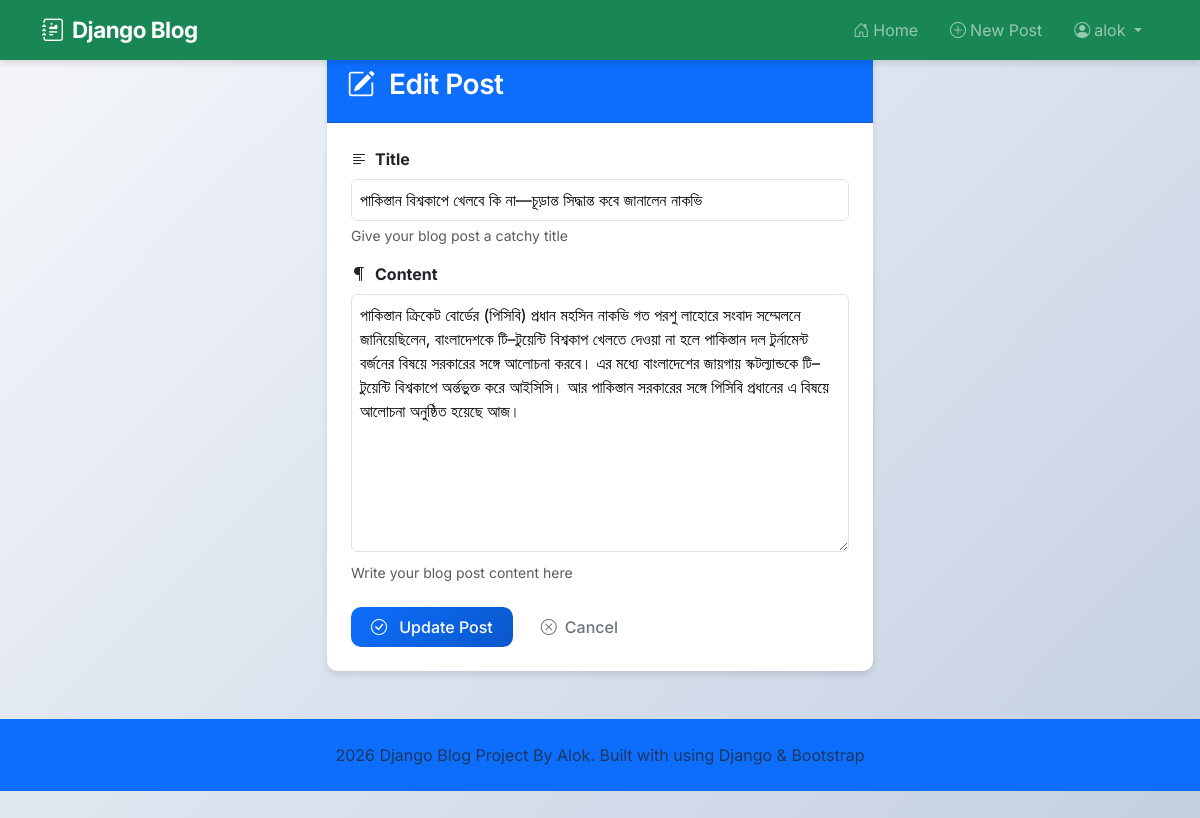
Page /post/6/update/ (signed in) on the committed database.
### blog/models.py (models this page shows, shortened)
class Post(models.Model):
    title = models.CharField(max_length=200)
    content = models.TextField()
    author = models.ForeignKey(User, on_delete=models.CASCADE)
    created_date = models.DateTimeField(auto_now_add=True)
    updated_date = models.DateTimeField(auto_now=True)

### blog/views.py (the view)
# urls.py: path('post/<int:pk>/update/', PostUpdateView.as_view(), name='post_update'),
class PostUpdateView(LoginRequiredMixin, UserPassesTestMixin, UpdateView):
    model = Post
    fields = ['title', 'content']
    def test_func(self):
        return self.request.user == self.get_object().author

### blog/templates/blog/post_form.html (shortened to what this page needs)
{% extends 'blog/base.html' %}
{% block content %}
<div class="row">
    <div class="col-lg-6 mx-auto">
        <div class="card shadow-sm">
            <div class="card-header bg-primary text-white">
                <h3 class="mb-0">
                    <i class="bi bi-{% if object %}pencil-square{% else %}plus-circle{% endif %} me-2"></i>
                    {% if object %}Edit Post{% else %}Create New Post{% endif %}
                </h3>
            </div>
            <div class="card-body p-4">
                <form method="post">
                    <div class="mb-3">
                        <label for="{{ form.title.id_for_label }}" class="form-label fw-bold">
                            <i class="bi bi-text-left me-2"></i>Title
                        </label>
                        {{ form.title }}
                        <div class="form-text">Give your blog post a catchy title</div>
                    </div>
                    <div class="mb-4">
                        <label for="{{ form.content.id_for_label }}" class="form-label fw-bold">
                            <i class="bi bi-paragraph me-2"></i>Content
                        </label>
                        {{ form.content }}
                        <div class="form-text">Write your blog post content here</div>
                    </div>
                    <div class="d-flex gap-2">
                        <button type="submit" class="btn btn-primary">
                            <i class="bi bi-check-circle me-2"></i>
                            {% if object %}Update Post{% else %}Create Post{% endif %}
                        </button>
                        <a href="{% url 'home' %}" class="btn btn-outline-secondary">
                            <i class="bi bi-x-circle me-2"></i>Cancel
                        </a>
                    </div>
                </form>
            </div>
        </div>
    </div>
</div>
{% endblock %}

### blog/templates/blog/base.html (shortened to what this page needs)
<!DOCTYPE html>
<html lang="en">
<head>
    <link href="https://cdn.jsdelivr.net/npm/bootstrap@5.3.0/dist/css/bootstrap.min.css" rel="stylesheet">
    <link rel="stylesheet" href="https://cdn.jsdelivr.net/npm/bootstrap-icons@1.10.0/font/bootstrap-icons.css">
    {% load static %}
    <link rel="stylesheet" href="{% static 'blog/css/style.css' %}">
</head>
<body>
    <nav class="navbar navbar-expand-lg navbar-dark bg-success shadow-sm fixed-top">
        <div class="container">
            <a class="navbar-brand fw-bold" href="{% url 'home' %}">
                <i class="bi bi-journal-richtext me-2"></i>Django Blog
            </a>
           <div class="collapse navbar-collapse" id="navbarNav">
                <ul class="navbar-nav ms-auto">
                    <li class="nav-item">
                        <a class="nav-link" href="{% url 'home' %}">
                            <i class="bi bi-house-door me-1"></i>Home
                        </a>
                    </li>
                    {% if user.is_authenticated %}
                        <li class="nav-item">
                            <a class="nav-link" href="{% url 'post_create' %}">
                                <i class="bi bi-plus-circle me-1"></i>New Post
                            </a>
                        </li>
                        <li class="nav-item dropdown">
                            <a class="nav-link dropdown-toggle" href="#" id="navbarDropdown" role="button" data-bs-toggle="dropdown">
                                <i class="bi bi-person-circle me-1"></i>{{ user.username }}
                            </a>
                        </li>
                    {% endif %}
                </ul>
            </div>
        </div>
    </nav>
    <main class="container my-5">
        {% block content %}{% endblock %}
    </main>
    <footer class="bg-primary text-center text-muted py-4">
        <div class="container">
            <p class="mb-0">2026 Django Blog Project By Alok. Built with using Django & Bootstrap
            </p>
        </div>
    </footer>
</body>
</html>

### blog/static/blog/css/style.css (style rules this page uses)
body { font-family: 'Inter', -apple-system, BlinkMacSystemFont, 'Segoe UI', Roboto, sans-serif; background: linear-gradient(135deg, #f5f7fa 0%, #c3cfe2 100%); min-height: 100vh; }
:root { --primary-color: #0d6efd; --primary-dark: #0a58ca; --secondary-color: #6c757d; --success-color: #198754; --danger-color: #dc3545; --warning-color: #ffc107; --light-bg: #f8f9fa; --card-shadow: 0 4px 6px rgba(0, 0, 0, 0.1); --hover-shadow: 0 8px 15px rgba(0, 0, 0, 0.15); }
.navbar { backdrop-filter: blur(10px); transition: all 0.3s ease; }
.navbar-brand { font-size: 1.4rem; letter-spacing: -0.5px; transition: transform 0.3s ease; }
.nav-link { transition: all 0.3s ease; position: relative; padding: 0.5rem 1rem !important; }
.card { border: none; border-radius: 12px; transition: all 0.3s ease; background: white; }
.card-header { border-radius: 12px 12px 0 0 !important; padding: 1.25rem; }
.btn { border-radius: 8px; padding: 0.5rem 1.25rem; font-weight: 500; transition: all 0.3s ease; border: none; }
.btn-primary { background: linear-gradient(135deg, #0d6efd 0%, #0a58ca 100%); }
h1, h2, h3, h4, h5, h6 { font-weight: 600; letter-spacing: -0.5px; }
html { scroll-behavior: smooth; }
a { transition: all 0.3s ease; }
.card, .btn, .alert, .form-control, .form-select { border-radius: 10px; }
.shadow-sm { box-shadow: var(--card-shadow) !important; }
* { transition-property: background-color, border-color, color, fill, stroke, opacity, box-shadow, transform; transition-duration: 0.2s; transition-timing-function: ease-in-out; }

### blog/templates/blog/post_form.html (style rules this page uses)
#id_title { width: 100%; padding: 0.5rem; border: 1px solid #dee2e6; border-radius: 0.375rem; font-size: 1rem; }
#id_content { width: 100%; padding: 0.5rem; border: 1px solid #dee2e6; border-radius: 0.375rem; font-size: 1rem; min-height: 200px; font-family: inherit; }

### rows in the picture
Post: title "পাকিস্তান বিশ্বকাপে খেলবে কি না—চূড়ান্ত সিদ্ধান্ত কবে জানালেন নাকভি", content "পাকিস্তান ক্রিকেট বোর্ডের (পিসিবি) প্রধান মহসিন নাকভি গত পরশু লাহোরে সংবাদ সম্মেলনে জানিয়েছিলেন, বাংলাদেশকে টি–টুয়েন্টি বিশ্বকাপ খেলতে দেওয়া না হলে পাকিস্তান দল টুর্নামেন্ট বর্জনের বিষয়ে সরকারের সঙ্গে আলোচনা করবে। এর মধ্যে বাংলাদেশের জায়গায় স্কটল্যান্ডকে টি–টুয়েন্টি বিশ্বকাপে অর্ন্তভুক্ত করে আইসিসি। আর পাকিস্তান সরকারের সঙ্গে পিসিবি প্রধানের এ বিষয়ে আলোচনা অনুষ্ঠিত হয়েছে আজ।"

### other values in the picture
{{ user.username }} "alok"
